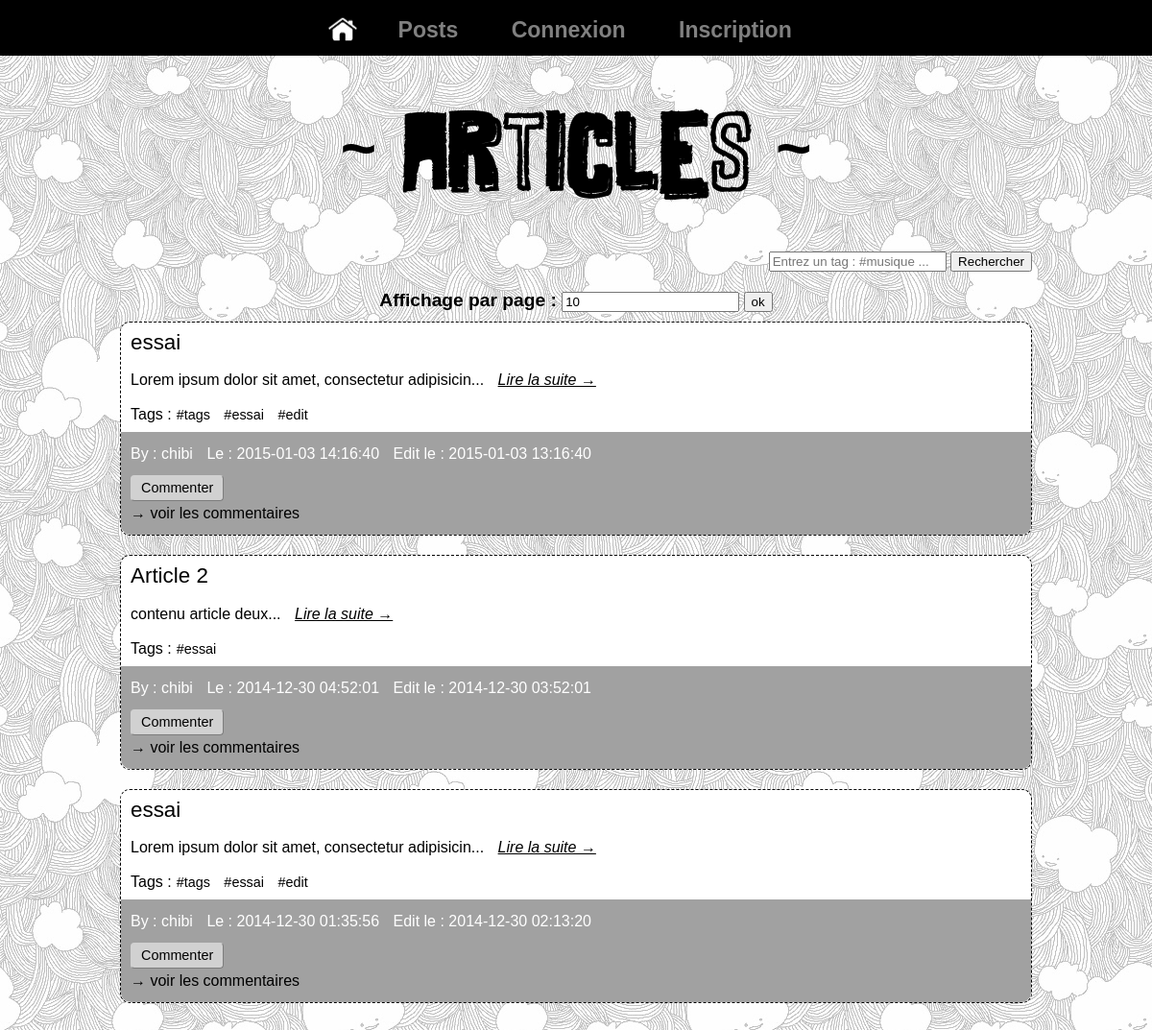
Page /allPosts.php on the committed database.
### tables this page shows
CREATE TABLE IF NOT EXISTS `posts` (
`id_post` int(11) NOT NULL,
  `id_user` int(11) NOT NULL,
  `login` varchar(30) NOT NULL,
  `created` datetime NOT NULL,
  `updated` timestamp NOT NULL DEFAULT CURRENT_TIMESTAMP ON UPDATE CURRENT_TIMESTAMP,
  `title` varchar(255) NOT NULL,
  `content` text NOT NULL,
  `video` varchar(255) NOT NULL,
  `tags` text NOT NULL,
  `id_status_post` int(11) NOT NULL,
  `id_status_blogger` int(11) NOT NULL,
    PRIMARY KEY (`id_post`)
);

### includes/reqPost.php (called while the page is built, shortened)
<?php
include('reqConnexion.php');
include('includes/pagination.php');
function recupPost($bdd)
{
	$sql = 'SELECT * FROM `posts` WHERE `id_status_post` = 1 AND `id_status_blogger` != 4 ORDER BY `created` DESC';
	$result = pagination($bdd, $sql);
	return $result;
}
?>

### includes/pagination.php (called while the page is built)
<?php
function pagination($bdd, $sql, $placeholder = NULL)
{
	if(isset($_GET['limit']))
	{
		$limit = $_GET['limit'];
	}
	elseif(isset($_POST['affichage']))
	{
		$limit = $_POST['affichage'];
	}
	else
	{
		$limit = 10;
	}
	$result = $bdd->prepare($sql);
	if(isset($placeholder))
	{
		$result->execute($placeholder);
	}
	else
	{
		$result->execute();
	}
	$pagination = $result->fetchAll();
	$nbMembre = count($pagination);
	$nbPages = ceil($nbMembre/$limit);
	if(isset($_GET['page']))
	{
		$currentPage = $_GET['page'];
	}
	else
	{
		$currentPage = 1;
	}
	$sql .= ' LIMIT '.(($currentPage - 1)*$limit).", $limit";
	$result = $bdd->prepare($sql);
	if(isset($placeholder))
	{
		$result->execute($placeholder);
	}
	else
	{
		$result->execute();
	}
	$pagination = $result->fetchAll();
	$tabReturn =  array($pagination, $nbPages, $currentPage, $limit);
	return $tabReturn;
}
?>

### allPosts.php (the view, shortened to what this page needs)
<?php
include('includes/reqConnexion.php');
include('includes/reqPost.php');
$result = recupPost($bdd);
$posts = $result[0];
$limit = $result[3];
?>
<!DOCTYPE HTML>
<html>
<head>
	<link rel="stylesheet" href="css/style.css" />
</head>
<body>
	<div id="main">
		<?php include('includes/nav.php'); ?>
		<header class="title">
			<h1>~ Articles ~</h1>
			<section class="marg">
				<form method="POST" action="searchTag.php" id="tagSearch" name="tagSearch" onsubmit="return tagSearch();">
					<input type="search" name="tags" id="tags" placeholder="Entrez un tag : #musique ..." />
					<input type="submit" name="submitTag" value="Rechercher" />
				</form>
			</section>
		</header>
		<div id="bloc_center" class="marg">
			<div class="pagination">
				<form method="POST" action="allPosts.php">
					<label>Affichage par page : </label>
					<input type="number" id="affichage" name="affichage" min="1" value="<?php echo $limit; ?>" />
					<input type="submit" name="pagination" id="pagination" value="ok">
				</form>
			</div>
			<?php
			if(empty($posts))
			{
				?>
				<div id="noResult" class="clear">
					<p>Aucun article récent :(</p>
					<a href="<?php if(isset($_SESSION['user'])) echo "addPost.php"; else echo "connection.php";?>">Rédigez un post</a>
				</div>
				<?php
			}
			else
			{
				foreach ($posts as $unPost)
				{
					?>
					<section class="result">
						<article class="clear">
							<h2><?php echo $unPost['title'];?></h2>
							<div class="content">
								<?php echo substr($unPost['content'], 0, 50)."...";?>
								<a href="post.php?id_post=<?php echo $unPost['id_post']; ?>" class="more">Lire la suite &rarr;</a>
							</div>
							<aside class="tagsPost">
								<?php
								if(!empty($unPost['tags']))
								{
									?><p>Tags : </p><?php
									$tabTags = str_word_count($unPost['tags'], 1);
									foreach ($tabTags as $unTag)
									{
										?>
										<span>#<?php echo $unTag; ?></span>
										<?php
									}
								}
								?>
							</aside>
							<footer class="footerBlog">
								<p>By : <?php echo $unPost['login']; ?></p>
								<p>Le : <?php echo $unPost['created']; ?></p>
								<?php
								if($unPost['created'] != $unPost['updated'])
								{
									?>
									<p>Edit le : <?php echo $unPost['updated']; ?></p>
									<?php
								}
								?>
								<a href="post?id_post=<?php echo $unPost['id_post'];?>#commentaire" class="bouton">Commenter</a>
								<a href="post?id_post=<?php echo $unPost['id_post'];?>#pagination">&rarr; voir les commentaires</a>
							</footer>
						</article>
					</section>
					<?php
				}
				?>
				<?php
			}
			?>
		</div>
	</div>
</body>
</html>

### css/style.css (style rules this page uses)
html, body, div, span, applet, object, iframe, h1, h2, h3, h4, h5, h6, p, blockquote, pre, a, abbr, acronym, address, big, cite, code, del, dfn, em, img, ins, kbd, q, s, samp, small, strike, strong, sub, sup, tt, var, b, u, i, center, dl, dt, dd, ol, ul, li, fieldset, form, label, legend, table, caption, tbody, tfoot, thead, tr, th, td, article, aside, canvas, details, embed, figure, figcaption, footer, header, hgroup, menu, nav, output, ruby, section, summary, time, mark, audio, video { margin: 0; padding: 0; border: 0; font-size: 100%; font: inherit; vertical-align: baseline; }
article, aside, details, figcaption, figure, footer, header, hgroup, menu, nav, section { display: block; }
body { line-height: 1; }
body { font-family: Helvetica, sans-serif; background-image: url('images/cloud.jpg'); }
h1 { font-size: 4em; font-weight: bold; color: black; text-align: center; margin: 30px 0; }
a { text-decoration: none; color: black; }
.marg { width: 950px; margin: auto; }
.clear { clear: both; }
.title { margin: 50px 0 10px 0; }
.title h1 { margin: 70px 0; font-family: "mayBe", sans-serif; }
#bloc_center { padding: 10px; margin: 10px auto; }
#bloc_center a { color: black; }
#tagSearch { float: right; max-width: 50%; }
.result { border: 1px black dashed; border-radius: 10px; margin-bottom: 20px; }
.result h2, .content, .tagsPost, .footerBlog, #postCom { padding: 10px; }
.result h2, .content, .tagsPost, #postCom { background-color: white; }
.result h2 { font-size: 1.4em; border-radius: 10px 10px 0 0; }
.more { margin-left: 10px; text-decoration: underline; font-style: italic; }
.tagsPost p { float: left; }
.tagsPost span { margin: 0 5px; font-size: 0.9em; }
.footerBlog { position: relative; border-radius: 0px 0px 10px 10px; background-color: #a1a1a1; color: white; width: initial; }
.footerBlog p { max-width: 30%; display: inline; margin-right: 10px; }
.bouton { display: inline-block; margin-top: 10px; border-radius: 4px; padding: 0 10px; font-size: 0.9em; background-color: #D1D1D1; border: 1px outset #D1D1D1; }
footer, #footer { width: 100%; padding: 20px 0; background-color: #000; color: #808080; line-height: 25px; }
.pagination form { text-align: center; margin-bottom: 10px; }
.pagination label { font-size: 1.2em; font-weight: bold; }

### rows in the picture
posts: title "essai", content "Lorem ipsum dolor sit amet, consectetur adipisicin", tags "tags", tags "essai", tags "edit", login "chibi", created "2015-01-03 14:16:40", updated "2015-01-03 13:16:40"
posts: title "Article 2", content "contenu article deux", tags "essai", login "chibi", created "2014-12-30 04:52:01", updated "2014-12-30 03:52:01"
posts: title "essai", content "Lorem ipsum dolor sit amet, consectetur adipisicin", tags "tags", tags "essai", tags "edit", login "chibi", created "2014-12-30 01:35:56", updated "2014-12-30 02:13:20"
